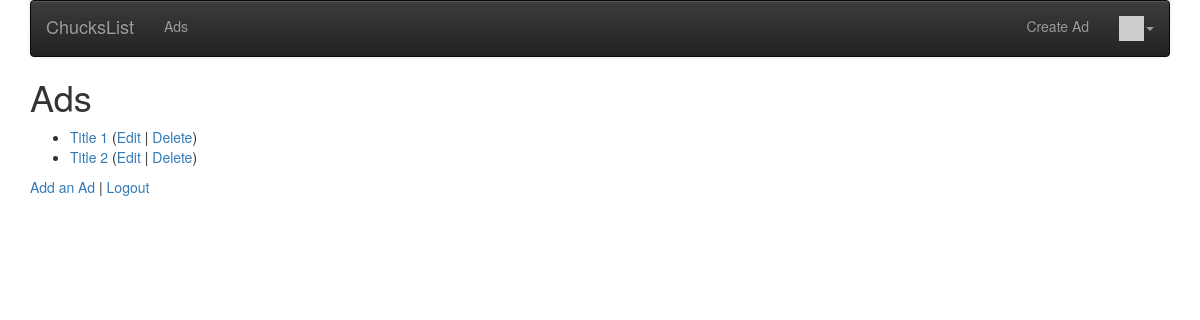
Before: /ads (signed in) with the older database file.
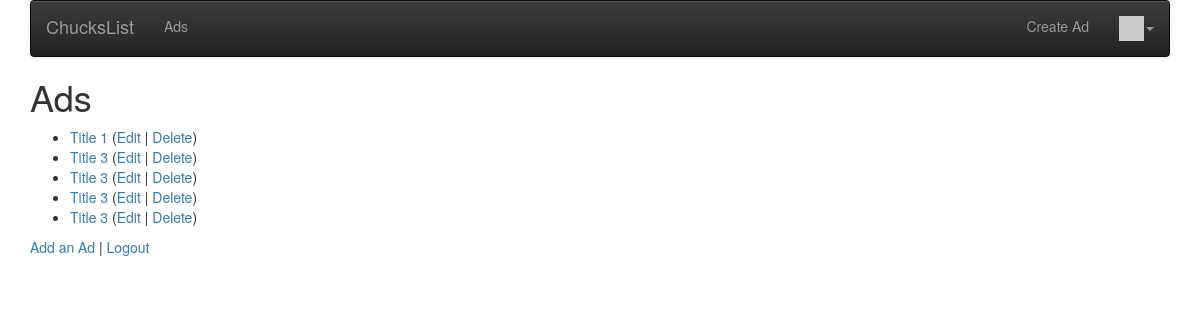
After: the same page with the newer database file.
### ads/models.py (models this page shows, shortened)
class Ad(models.Model) :
    title = models.CharField(
            max_length=200,
            validators=[MinLengthValidator(2, "Title must be greater than 2 characters")]
    )
    price = models.DecimalField(max_digits=7, decimal_places=2, null=True)
    text = models.TextField()
    picture = models.BinaryField(null=True, editable=True)
    content_type = models.CharField(max_length=256, null=True, help_text='The MIMEType of the file')
    owner = models.ForeignKey(settings.AUTH_USER_MODEL, on_delete=models.CASCADE)
    comments = models.ManyToManyField(settings.AUTH_USER_MODEL,
                                      through='Comment', related_name='comments_owned')
    created_at = models.DateTimeField(auto_now_add=True)
    updated_at = models.DateTimeField(auto_now=True)

### ads/views.py (the view)
# urls.py: path('', views.AdListView.as_view()),
class AdListView(OwnerListView):
    model = Ad

### home/context_processors.py (called while the page is built)
def settings(request):
    return {
        'settings': django_settings,
    }

### home/templatetags/app_tags.py (called while the page is built)
@register.filter(name='gravatar')
def gravatar(user, size=35):
    email = str(user.email.strip().lower()).encode('utf-8')
    email_hash = md5(email).hexdigest()
    url = "//www.gravatar.com/avatar/{0}?s={1}&d=identicon&r=PG"
    return url.format(email_hash, size)

### ads/templates/ads/ad_list.html
{% extends "base_menu.html" %}
{% block content %}
<h1>Ads</h1>
<p>
{% if ad_list %}
<ul>
  {% for ad in ad_list %}
    <li>
        <a href="{% url 'ads:ad_detail'  ad.id %}">{{ ad.title }}</a>
        {% if ad.owner == user %}
        (<a href="{% url 'ads:ad_update' ad.id %}">Edit</a> |
        <a href="{% url 'ads:ad_delete' ad.id %}">Delete</a>)
        {% endif %}
    </li>
  {% endfor %}
</ul>
{% else %}
  <p>There are no ads in the database.</p>
{% endif %}
</p>
<p>
<a href="{% url 'ads:ad_create' %}">Add an Ad</a> |
{% if user.is_authenticated %}
<a href="{% url 'logout' %}?next={% url 'ads:all' %}">Logout</a>
{% else %}
<a href="{% url 'login' %}?next={% url 'ads:all' %}">Login</a>
{% endif %}
</p>
{% endblock %}

### home/templates/base_menu.html (shortened to what this page needs)
{% extends "base_bootstrap.html" %}
{% block navbar %}
{% load app_tags %}
<nav class="navbar navbar-default navbar-inverse">
  <div class="container-fluid">
    <div class="navbar-header">
        <a class="navbar-brand" href="/">{{ settings.APP_NAME }}</a>
    </div>
    <ul class="nav navbar-nav">
      {% url 'ads' as ads %}
      <li {% if request.get_full_path == ads %}class="active"{% endif %}>
          <a href="{% url 'ads:all' %}">Ads</a></li>
    </ul>
    <ul class="nav navbar-nav navbar-right">
        {% if user.is_authenticated %}
        <li>
        <a href="{% url 'ads:ad_create' %}">Create Ad</a>
        </li>
        <li class="dropdown">
            <a href="#" data-toggle="dropdown" class="dropdown-toggle">
                <img style="width: 25px;" src="{{ user|gravatar:60 }}"/><b class="caret"></b>
            </a>
        </li>
        {% else %}
        <li>
        <a href="{% url 'login' %}?next={% url 'ads:all' %}">Login</a>
        </li>
        {% endif %}
    </ul>
  </div>
</nav>
{% endblock %}

### home/templates/base_bootstrap.html (shortened to what this page needs)
<!DOCTYPE html>
<html>
<head>
<link rel="stylesheet"
    href="https://maxcdn.bootstrapcdn.com/bootstrap/3.4.0/css/bootstrap.min.css"
>
<link rel="stylesheet"
    href="https://maxcdn.bootstrapcdn.com/bootstrap/3.4.0/css/bootstrap-theme.min.css"
>
<link rel="stylesheet"
    href="https://code.jquery.com/ui/1.12.1/themes/ui-lightness/jquery-ui.css"
>
<link rel="stylesheet" href="https://use.fontawesome.com/releases/v5.8.1/css/all.css">
<link rel="stylesheet" href="https://use.fontawesome.com/releases/v5.8.1/css/v4-shims.css">
</head>
<body>
<div class="container">
{% block navbar %} {% endblock %}
{% block content %}
{% endblock %}
</div>
</body>
</html>

Changed rows visible on the page:
removed Ad: title "Title 2", shows "Edit"
added Ad: title "Title 3", shows "Edit"
added Ad: title "Title 3", shows "Edit"
added Ad: title "Title 3", shows "Edit"
added Ad: title "Title 3", shows "Edit"
